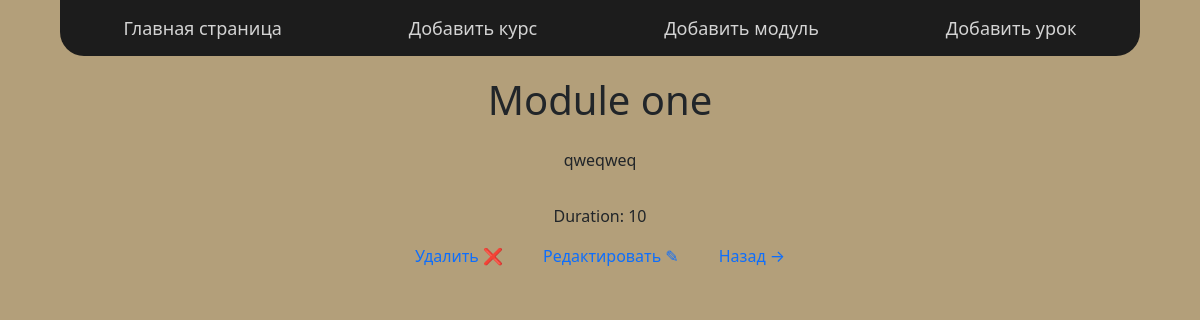
The page /module/Module one/ on the database as committed earlier.
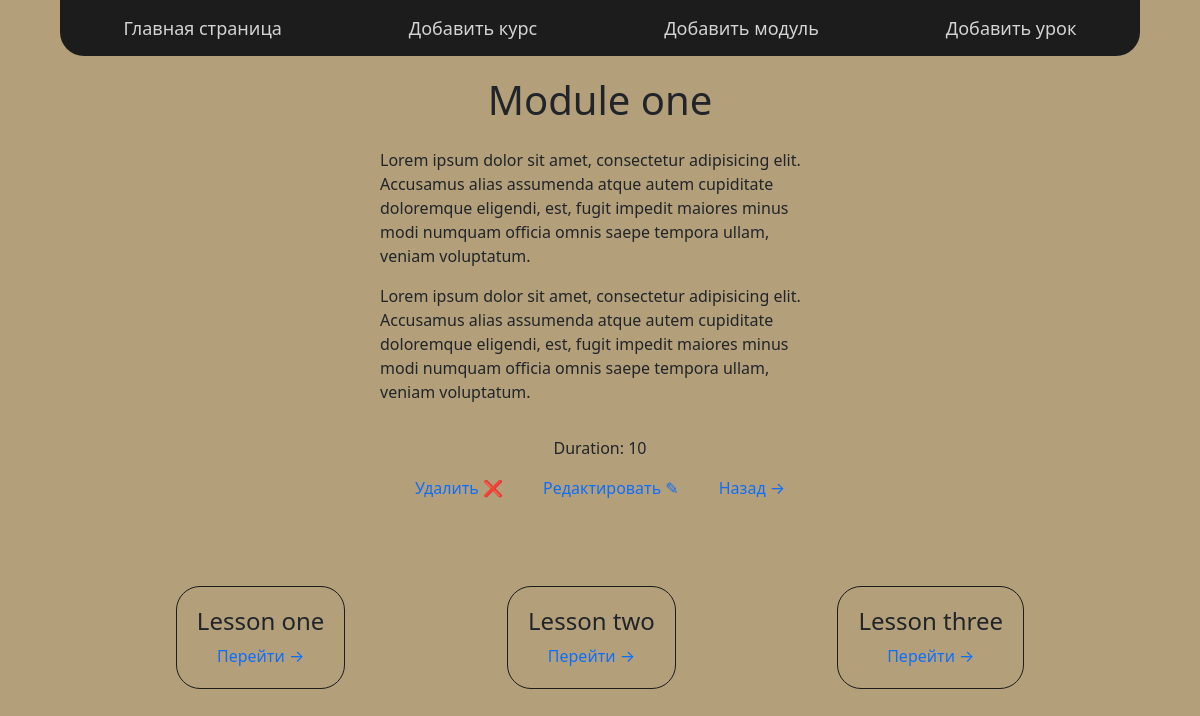
The same page on the database as committed later.
### module/models.py (models this page shows, shortened)
class Module(models.Model):
    course = models.ForeignKey(Course, on_delete=models.SET_NULL, null=True)
    title = models.CharField('Title', max_length=255, unique=True)
    description = models.TextField('Description')
    average = models.PositiveIntegerField('Average', validators=[MinValueValidator(1), MaxValueValidator(100)])

### lesson/models.py (models this page shows, shortened)
class Lesson(models.Model):
    module = models.ForeignKey(Module, on_delete=models.SET_NULL, null=True)
    title = models.CharField('Title', max_length=255)
    content = models.TextField('Content')
    duration = models.PositiveIntegerField('Duration', validators=[MinValueValidator(1), MaxValueValidator(4)])
    slug = models.SlugField('Slug', max_length=255, unique=True, blank=True, null=True)

### module/views.py (the view)
# urls.py: path('<str:module_name>/', views.module_page, name='module_page'),
def module_page(request, module_name):
    module = get_object_or_404(Module, title=module_name)
    lessons = Lesson.objects.filter(module__pk=module.pk)
    context = {
        'title': 'Module page',
        'module': module,
        'lessons': lessons,
    }
    return render(request, 'module/index_module.html', context)

### module/templates/module/index_module.html
{% extends 'course/layout.html' %}
{% block content %}
    <div class="description">
        <h1>{{ module.title }}</h1>
        <p>{{ module.description|linebreaks }}</p>
        <p>Duration: {{ module.average }}</p>
        <p style="display: flex; gap: 40px;">
            <a href="{% url 'delete_module_page' module.title %}">Удалить &#10060;</a>
            <a href="{% url 'edit_module_page' module.title %}">Редактировать &#9998;</a>
            <a href="{% url 'course_page' module.course.title %}">Назад &rarr;</a>
        </p>
    </div>
    <div class="main">
        {% for lesson in lessons %}
            <div class="box_info">
                <h4>{{ lesson.title }}</h4>
                <a href="{% url 'lesson_page' lesson.slug %}">Перейти &rarr;</a>
            </div>
        {% endfor %}
    </div>
{% endblock %}

### course/templates/course/layout.html (shortened to what this page needs)
<!doctype html>
{% load static %}
<html lang="en">
<head>
    <link rel="stylesheet" href="https://cdn.jsdelivr.net/npm/bootstrap@5.3.2/dist/css/bootstrap.min.css">
    <link rel="stylesheet" href="{% static 'all/css/style.css' %}">
</head>
<body>
    <section class="navi">
        <a href="{% url 'main_page' %}">Главная страница</a>
        <a href="{% url 'add_course_page' %}">Добавить курс</a>
        <a href="{% url 'add_module_page' %}">Добавить модуль</a>
        <a href="{% url 'add_lesson_page' %}">Добавить урок</a>
    </section>
    <section class="content">
        {% block content %}{% endblock %}
    </section>
</body>
</html>

### static/all/css/style.css (style rules this page uses)
body { display: flex; flex-direction: column; align-items: center; background: #B39F7A; }
.navi { width: 90vw; height: 7vh; background: #1c1c1c; display: flex; border-radius: 0 0 24px 24px; }
.navi a { margin: auto; text-decoration: none; color: lightgray; font-size: 18px; }
.content { display: flex; flex-direction: column; align-items: center; }
.content .description { padding: 20px; width: 40vw; display: flex; flex-direction: column; align-items: center; }
.content .description a { text-decoration: none; }
.content .main { width: 90vw; padding: 50px; display: flex; flex-wrap: wrap; gap: 30px; }
.content .main .box_info { margin: auto; padding: 20px; border: 1px solid #1c1c1c; border-radius: 24px; display: flex; flex-direction: column; align-items: center; }
.content .main .box_info a { text-decoration: none; }

Rows that differ between the two databases and show on the page:
changed Module "Module one": description "qweqweq" → "Lorem ipsum dolor sit amet, consectetur adipisicing elit. Accusamus alias assumenda atque autem cupiditate doloremque eligendi, est, fugit impedit maiores minus modi numquam officia omnis saepe tempora ullam, veniam voluptatum. Lorem ipsum dolor sit amet, consectetur adipisicing elit. Accusamus alias assumenda atque autem cupiditate doloremque eligendi, est, fugit impedit maiores minus modi numquam officia omnis saepe tempora ullam, veniam voluptatum."
added Lesson: title "Lesson one"
added Lesson: title "Lesson two"
added Lesson: title "Lesson three"
